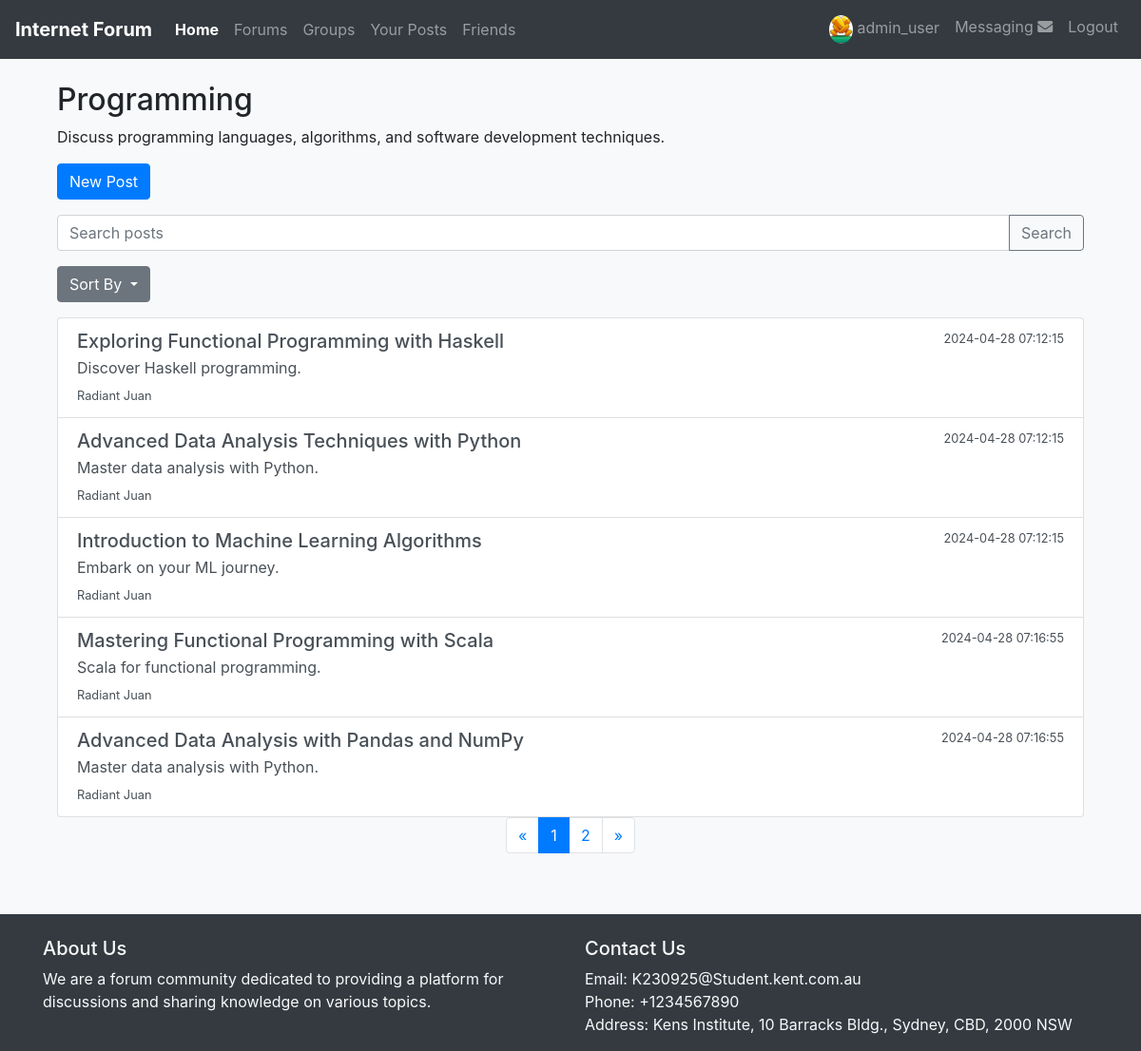
Page /forums/programming/posts (signed in) on the committed database.
### tables this page shows
CREATE TABLE `forums` (
  `id` int(11) NOT NULL,
  `slug` varchar(50) NOT NULL,
  `forum_name` varchar(255) NOT NULL,
  `description` text,
  `created_at` datetime DEFAULT CURRENT_TIMESTAMP
);

CREATE TABLE `posts` (
  `id` int(11) NOT NULL,
  `user_id` int(11) DEFAULT NULL,
  `title` varchar(255) NOT NULL,
  `forum_id` int(11) NOT NULL,
  `content` text NOT NULL,
  `excerpt` text,
  `featured` tinyint(1) NOT NULL DEFAULT '0',
  `post_date` datetime DEFAULT CURRENT_TIMESTAMP,
  `posts_status` set('published','pending_approval','archived','deleted') NOT NULL DEFAULT 'pending_approval'
);

CREATE TABLE `users` (
  `id` int(11) NOT NULL,
  `username` varchar(50) NOT NULL,
  `email` varchar(100) NOT NULL,
  `password` varchar(255) NOT NULL,
  `role` enum('admin','moderator','user') DEFAULT 'user',
  `tier_level` int(11) DEFAULT '1',
  `created_at` datetime DEFAULT CURRENT_TIMESTAMP,
  `updated_at` datetime DEFAULT NULL ON UPDATE CURRENT_TIMESTAMP
);

### app/Controllers/ForumsController.php (called while the page is built, shortened)
<?php
class ForumsController extends BaseController
{
    private $forums_model;
    public function __construct()
    {
        $this->forums_model = new ForumsModel();
    }
    public function forum_posts($request)
    {
        $forum_detail = $this->forums_model->where(['slug' => $request['forum_slug']]);
        $page = !empty($_GET['page']) ? $_GET['page'] : 1;
        $sort_by = !empty($_GET['sort_by']) ? $_GET['sort_by'] : 'post.title';
        $sort_order = !empty($_GET['sort_order']) ? $_GET['sort_order'] : 'ASC';
        $search_term = !empty($_GET['q']) ? $_GET['q'] : null;
        $forum_posts = $this->forums_model->get_posts($request['forum_slug'], $page, $sort_by, $sort_order, $search_term);
        View::render('Forums/forum_posts', [
            'data' => [
                'forum_detail' => !empty($forum_detail) ? $forum_detail[0] : null,
                'posts' => !empty($forum_posts) ? $forum_posts : null
            ]
        ]);
    }
}

### app/routes.php (called while the page is built, shortened)
<?php
Route::dispatch($_POST['_method'] ?? $_SERVER['REQUEST_METHOD'], $_SERVER['REQUEST_URI']);

### public/index.php (called while the page is built, shortened)
<?php
require_once '../app/routes.php';

### app/Config/Database/BaseModel.php (called while the page is built, shortened)
<?php
class BaseModel
{
    protected $pdo;
    public $table;
    public function __construct()
    {
        $config = require 'database_config.php';
        $dbConnection = new DatabaseConnection($config);
        $this->pdo = $dbConnection->connect();
    }
    public function where($conditions)
    {
        $table = $this->table;
        $where = '';
        foreach ($conditions as $key => $value) {
            $where .= "$key = :$key AND ";
        }
        $where = rtrim($where, 'AND ');
        $stmt = $this->pdo->prepare("SELECT * FROM $table WHERE $where");
        $stmt->execute($conditions);
        return $stmt->fetchAll();
    }
    public function query($sql, $params = [])
    {
        $stmt = $this->pdo->prepare($sql);
        $stmt->execute($params);
        return $stmt->fetchAll();
    }
}

### app/Config/Database/DatabaseConnection.php (called while the page is built, shortened)
<?php
class DatabaseConnection implements DatabaseConnectionInterface
{
    protected $config;
    public function __construct(array $config)
    {
        $this->config = $config;
    }
    public function connect()
    {
        $dbHost = $this->config['host'];
        $dbName = $this->config['name'];
        $dbUser = $this->config['user'];
        $dbPassword = $this->config['password'];
        try {
            $pdo = new PDO("mysql:host=$dbHost;dbname=$dbName", $dbUser, $dbPassword);
            $pdo->setAttribute(PDO::ATTR_ERRMODE, PDO::ERRMODE_EXCEPTION);
            $pdo->setAttribute(PDO::ATTR_DEFAULT_FETCH_MODE, PDO::FETCH_ASSOC);
            return $pdo;
        } catch (PDOException $e) {
            die("Database connection failed: " . $e->getMessage());
        }
    }
}

### app/Config/Database/database_config.php (called while the page is built)
<?php
return [
    'host' => 'mysql',
    'name' => 'php_online_discussion_forum',
    'user' => 'online_discussion_usr',
    'password' => 'X0M8baWg6zxvAqPV'
];

### app/Models/ForumsModel.php (called while the page is built, shortened)
<?php
class ForumsModel extends BaseModel
{
    public function get_posts($slug, $page = 1, $sort_by = 'post_date', $sort_order = 'DESC', $search_term = '')
    {
        $posts_per_page = self::DEFAULT_POST_PER_PAGE;
        $offset = ($page - 1) * $posts_per_page;
        $allowed_columns = ['title', 'post_date'];
        if (!in_array($sort_by, $allowed_columns)) {
            $sort_by = 'post_date';
        }
        $sql = "SELECT posts.id, posts.title, posts.excerpt, posts.content, posts.post_date, users.username AS author
            FROM posts
            JOIN forums ON posts.forum_id = forums.id
            JOIN users ON posts.user_id = users.id
            WHERE forums.slug = :slug AND posts.posts_status = 'published'";
        $sql .= " ORDER BY $sort_by $sort_order
              LIMIT $offset, $posts_per_page;";
        $params = [':slug' => $slug];
        $posts = $this->query($sql, $params);
        $total_posts_sql = "SELECT COUNT(*) as total_posts
                        FROM posts
                        JOIN forums ON posts.forum_id = forums.id
                        WHERE forums.slug = :slug AND posts.posts_status = 'published'";
        $total_posts_sql .= ";";
        $total_posts = $this->query($total_posts_sql, $params)[0]['total_posts'];
        $total_pages = ceil($total_posts / $posts_per_page);
        return ['posts' => $posts, 'total_pages' => $total_pages];
    }
}

### app/Views/Forums/forum_posts.php (the view, shortened to what this page needs)
<?php
$forum_name = !empty(App\Config\Views\View::getData('data')['forum_detail'])
    ? App\Config\Views\View::getData('data')['forum_detail']['forum_name']
    : null;
$forum_description = !empty(App\Config\Views\View::getData('data')['forum_detail'])
    ? App\Config\Views\View::getData('data')['forum_detail']['description']
    : null;
$forum_slug = !empty(App\Config\Views\View::getData('data')['forum_detail'])
    ? App\Config\Views\View::getData('data')['forum_detail']['slug']
    : null;
$posts = !empty(\App\Config\Views\View::getData('data')['posts']) ? \App\Config\Views\View::getData('data')['posts']['posts'] : [];
$posts_total_pages = !empty(\App\Config\Views\View::getData('data')['posts']) ? \App\Config\Views\View::getData('data')['posts']['total_pages'] : [];
$current_page = !empty($_GET['page']) ? $_GET['page'] : 1;
$prev_page_url = !empty($_GET['page']) ? '/forums/' . $forum_slug . '/posts?page=' . ((int)$current_page - 1) : '';
$next_page_url = !empty($_GET['page']) ? '/forums/' . $forum_slug . '/posts?page=' . ((int)$current_page + 1) : '';
?>
<div class="container mt-4">
    <h2><?= $forum_name ?></h2>
    <p><?= $forum_description ?></p>
    <a href="/new-post" class="btn btn-primary mb-3">New Post</a>
    <form action="/forums/<?= $forum_slug ?>/posts" method="GET" class="mb-3">
        <div class="input-group">
            <input type="text" class="form-control" name="q" placeholder="Search posts">
            <div class="input-group-append">
                <button class="btn btn-outline-secondary" type="submit">Search</button>
            </div>
        </div>
    </form>
    <div class="btn-group mb-3" role="group">
        <button type="button" class="btn btn-secondary dropdown-toggle" data-toggle="dropdown" aria-haspopup="true"
                aria-expanded="false">
            Sort By
        </button>
    </div>
    <div class="list-group">
        <?php foreach ($posts as $post) : ?>
            <a href="/posts/<?= $post['id'] ?>" class="list-group-item list-group-item-action">
                <div class="d-flex w-100 justify-content-between">
                    <h5 class="mb-1"><?= $post['title'] ?></h5>
                    <small><?= $post['post_date'] ?></small>
                </div>
                <p class="mb-1"><?= $post['excerpt'] ?></p>
                <small><?= $post['author'] ?></small>
            </a>
        <?php endforeach; ?>
    </div>
    <nav aria-label="Page navigation">
        <ul class="pagination justify-content-center">
            <li class="page-item">
                <a class="page-link" href="<?= $prev_page_url ?>" aria-label="Previous">
                    <span aria-hidden="true">&laquo;</span>
                </a>
            </li>
            <?php for ($i = 1; $i <= $posts_total_pages; $i++) : ?>
                <li class="page-item <?= $current_page == $i ? 'active' : '' ?>">
                    <a class="page-link"
                       href="/forums/<?= $forum_slug ?>/posts?page=<?= $i ?>"><?= $i ?></a>
                </li>
            <?php endfor; ?>
            <li class="page-item">
                <a class="page-link" href="<?= $next_page_url ?>" aria-label="Next">
                    <span aria-hidden="true">&raquo;</span>
                </a>
            </li>
        </ul>
    </nav>
</div>

### app/Config/Routes/Route.php (shortened to what this page needs)
<?php
class Route
{
    protected static $routes = [];
    public static function get($uri, $controller, $method)
    {
        self::$routes[] = ['GET', $uri, $controller, $method];
    }
    public static function post($uri, $controller, $method)
    {
        self::$routes[] = ['POST', $uri, $controller, $method];
    }
    public static function patch($uri, $controller, $method)
    {
        self::$routes[] = ['PATCH', $uri, $controller, $method];
    }
    public static function delete($uri, $controller, $method)
    {
        self::$routes[] = ['DELETE', $uri, $controller, $method];
    }
    public static function dispatch($method, $uri)
    {
        foreach (self::$routes as $route) {
            list($routeMethod, $routeUri, $controller, $functionName) = $route;
            if ($method === $routeMethod && self::matchUri($routeUri, $uri)) {
                $url_params = self::extractUrlParams($routeUri, $uri);
                $postData = [];
                $request_data = array_merge($postData, $url_params);
                $controllerInstance = new $controller();
                $controllerInstance->$functionName($request_data);
                return;
            }
        }
    }
    protected static function matchUri($pattern, $uri)
    {
        $uriParts = explode('?', $uri, 2);
        $uriPath = $uriParts[0];
        $pattern = preg_replace('#{[\w\W\d\D]+}#', '([\w\W\d\D]+)', $pattern);
        $pattern = '#^' . $pattern . '$#';
        return preg_match($pattern, $uriPath);
    }
    protected static function extractUrlParams($pattern, $uri)
    {
        $params = [];
        $patternParts = explode('/', $pattern);
        $uriParts = explode('/', $uri);
        foreach ($patternParts as $key => $part) {
            if (strpos($part, '{') !== false && isset($uriParts[$key])) {
                $paramName = trim($part, '{}');
                $params[$paramName] = $uriParts[$key];
            }
        }
        return $params;
    }
}

### app/Views/nav.php (shortened to what this page needs)
<?php
$user_info = unserialize($_SESSION['user_info']);
?>
<nav class="navbar navbar-expand-lg navbar-dark bg-dark">
    <a class="navbar-brand" href="#">Internet Forum</a>
    <div class="collapse navbar-collapse d-flex" id="navbarNav">
        <ul class="navbar-nav mr-auto">
            <li class="nav-item active">
                <a class="nav-link" href="/">Home</a>
            </li>
            <li class="nav-item">
                <a class="nav-link" href="/forums">Forums</a>
            </li>
            <li class="nav-item">
                <a class="nav-link" href="/groups">Groups</a>
            </li>
            <li class="nav-item">
                <a class="nav-link" href="/posts">Your Posts</a>
            </li>
            <li class="nav-item">
                <a class="nav-link" href="/friends">Friends</a>
            </li>
        </ul>
        <ul class="navbar-nav align-right">
            <li class="nav-item">
                <a class="nav-link" href="/user/<?=$user_info['id']?>">
                    <img src="<?= $user_info['avatar'] ?>"
                         alt="User Profile" class="rounded-circle" style="max-width: 30px; max-height: 30px;">
                    <?= $user_info['username']; ?>
                </a>
            </li>
            <li class="nav-item">
                <a class="nav-link" href="/messages/inbox">Messaging <i class="fas fa-envelope"></i></a>
            </li>
            <li class="nav-item">
                <a class="nav-link" href="/logout">Logout</a>
            </li>
        </ul>
    </div>
</nav>

### app/Views/footer.php
<footer class="footer bg-dark text-light mt-5 pt-4">
    <div class="container">
        <div class="row">
            <div class="col-lg-6">
                <h5>About Us</h5>
                <p>We are a forum community dedicated to providing a platform for discussions and sharing knowledge on various topics.</p>
            </div>
            <div class="col-lg-6">
                <h5>Contact Us</h5>
                <ul class="list-unstyled">
                    <li>Email: K230925@Student.kent.com.au</li>
                    <li>Phone: +1234567890</li>
                    <li>Address: Kens Institute, 10 Barracks Bldg., Sydney, CBD, 2000 NSW</li>
                </ul>
            </div>
        </div>
    </div>
</footer>

### app/Views/layout.php (style rules this page uses)
body { background-color: #f8f9fa; }
.navbar-brand { font-weight: bold; }
.navbar-nav .nav-link { padding-right: 15px; }
.navbar-nav .nav-item.active { font-weight: bold; }

### rows in the picture
forums: forum_name "Programming", description "Discuss programming languages, algorithms, and software development techniques."
posts: title "Exploring Functional Programming with Haskell", post_date "2024-04-28 07:12:15", excerpt "Discover Haskell programming.", user.username "Radiant Juan"
posts: title "Advanced Data Analysis Techniques with Python", post_date "2024-04-28 07:12:15", excerpt "Master data analysis with Python.", user.username "Radiant Juan"
posts: title "Introduction to Machine Learning Algorithms", post_date "2024-04-28 07:12:15", excerpt "Embark on your ML journey.", user.username "Radiant Juan"
posts: title "Mastering Functional Programming with Scala", post_date "2024-04-28 07:16:55", excerpt "Scala for functional programming.", user.username "Radiant Juan"
posts: title "Advanced Data Analysis with Pandas and NumPy", post_date "2024-04-28 07:16:55", excerpt "Master data analysis with Python.", user.username "Radiant Juan"
